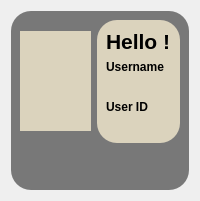
                  <widget class="QWidget" name="Profile_page">
                   <property name="styleSheet">
                    <string notr="true">QWidget#page_2{
border-image: url(:/newPrefix/Snipaste_2024-08-09_15-29-51.png);
}</string>
                   </property>
                   <layout class="QGridLayout" name="gridLayout_16">
                    <item row="0" column="0">
                     <widget class="QFrame" name="Profile_frame">
                      <property name="styleSheet">
                       <string notr="true">QFrame#Profile_frame{
background-color:rgba(0,0,0,0.5);
border-radius: 20px;
}</string>
                      </property>
                      <property name="frameShape">
                       <enum>QFrame::StyledPanel</enum>
                      </property>
                      <property name="frameShadow">
                       <enum>QFrame::Raised</enum>
                      </property>
                      <layout class="QGridLayout" name="gridLayout_17">
                       <item row="0" column="1">
                        <widget class="QFrame" name="frame_14">
                         <property name="styleSheet">
                          <string notr="true">border-radius:20px;
background-color: rgb(219, 211, 189);</string>
                         </property>
                         <property name="frameShape">
                          <enum>QFrame::StyledPanel</enum>
                         </property>
                         <property name="frameShadow">
                          <enum>QFrame::Raised</enum>
                         </property>
                         <layout class="QGridLayout" name="gridLayout_22">
                          <item row="2" column="0">
                           <widget class="QLabel" name="Username_Box">
                            <property name="text">
                             <string/>
                            </property>
                           </widget>
                          </item>
                          <item row="0" column="0">
                           <widget class="QLabel" name="label_7">
                            <property name="font">
                             <font>
                              <pointsize>16</pointsize>
                              <weight>75</weight>
                              <bold>true</bold>
                             </font>
                            </property>
                            <property name="text">
                             <string>Hello !</string>
                            </property>
                           </widget>
                          </item>
                          <item row="3" column="0">
                           <widget class="QLabel" name="label_10">
                            <property name="font">
                             <font>
                              <weight>75</weight>
                              <bold>true</bold>
                             </font>
                            </property>
                            <property name="text">
                             <string>User ID</string>
                            </property>
                           </widget>
                          </item>
                          <item row="1" column="0">
                           <widget class="QLabel" name="label_9">
                            <property name="font">
                             <font>
                              <weight>75</weight>
                              <bold>true</bold>
                             </font>
                            </property>
                            <property name="text">
                             <string>Username</string>
                            </property>
                           </widget>
                          </item>
                          <item row="4" column="0">
                           <widget class="QLabel" name="userID_box">
                            <property name="text">
                             <string/>
                            </property>
                           </widget>
                          </item>
                         </layout>
                        </widget>
                       </item>
                       <item row="1" column="0" colspan="2">
                        <widget class="QWidget" name="widget_4" native="true">
                         <property name="styleSheet">
                          <string notr="true">border-radius:20px;</string>
                         </property>
                         <layout class="QGridLayout" name="gridLayout_31">
                          <item row="0" column="0">
                           <widget class="QLabel" name="label_8">
                            <property name="text">
                             <string/>
                            </property>
                           </widget>
                          </item>
                         </layout>
                        </widget>
                       </item>
                       <item row="0" column="0">
                        <widget class="QWidget" name="widget_3" native="true">
                         <property name="minimumSize">
                          <size>
                           <width>30</width>
                           <height>30</height>
                          </size>
                         </property>
                         <property name="maximumSize">
                          <size>
                           <width>100</width>
                           <height>100</height>
                          </size>
                         </property>
                         <property name="styleSheet">
                          <string notr="true">border-radius:45px;
background-color: rgb(219, 211, 189);
</string>
                         </property>
                         <layout class="QGridLayout" name="gridLayout_18">
                          <item row="0" column="0">
                           <widget class="QPushButton" name="pushButton_15">
                            <property name="styleSheet">
                             <string notr="true">height: 70px;
background-color:rgba(255,255,255,0);
</string>
                            </property>
                            <property name="text">
                             <string/>
                            </property>
                            <property name="icon">
                             <iconset resource="Coding/Resources.qrc">
                              <normaloff>:/newPrefix/user.png</normaloff>:/newPrefix/user.png</iconset>
                            </property>
                            <property name="iconSize">
                             <size>
                              <width>45</width>
                              <height>45</height>
                             </size>
                            </property>
                           </widget>
                          </item>
                         </layout>
                        </widget>
                       </item>
                      </layout>
                     </widget>
                    </item>
                   </layout>
                  </widget>
